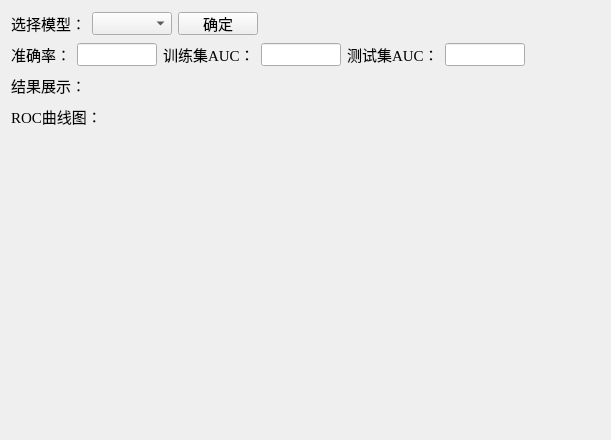
          <widget class="QWidget" name="tab_7">
           <attribute name="title">
            <string>模型分析结果</string>
           </attribute>
           <widget class="QLabel" name="label_42">
            <property name="geometry">
             <rect>
              <x>90</x>
              <y>140</y>
              <width>421</width>
              <height>291</height>
             </rect>
            </property>
            <property name="minimumSize">
             <size>
              <width>200</width>
              <height>0</height>
             </size>
            </property>
            <property name="maximumSize">
             <size>
              <width>600</width>
              <height>400</height>
             </size>
            </property>
            <property name="font">
             <font>
              <family>Times New Roman</family>
              <pointsize>11</pointsize>
             </font>
            </property>
            <property name="text">
             <string/>
            </property>
            <property name="alignment">
             <set>Qt::AlignCenter</set>
            </property>
           </widget>
           <widget class="QWidget" name="layoutWidget">
            <property name="geometry">
             <rect>
              <x>11</x>
              <y>10</y>
              <width>591</width>
              <height>120</height>
             </rect>
            </property>
            <layout class="QVBoxLayout" name="verticalLayout_2">
             <item>
              <layout class="QHBoxLayout" name="horizontalLayout_53">
               <item>
                <widget class="QLabel" name="label_18">
                 <property name="minimumSize">
                  <size>
                   <width>0</width>
                   <height>23</height>
                  </size>
                 </property>
                 <property name="maximumSize">
                  <size>
                   <width>16777215</width>
                   <height>23</height>
                  </size>
                 </property>
                 <property name="font">
                  <font>
                   <family>Times New Roman</family>
                   <pointsize>11</pointsize>
                  </font>
                 </property>
                 <property name="text">
                  <string>选择模型：</string>
                 </property>
                </widget>
               </item>
               <item>
                <widget class="QComboBox" name="comboBox_2">
                 <property name="sizePolicy">
                  <sizepolicy hsizetype="Preferred" vsizetype="Maximum">
                   <horstretch>0</horstretch>
                   <verstretch>0</verstretch>
                  </sizepolicy>
                 </property>
                 <property name="maximumSize">
                  <size>
                   <width>80</width>
                   <height>23</height>
                  </size>
                 </property>
                 <property name="font">
                  <font>
                   <family>Times New Roman</family>
                   <pointsize>11</pointsize>
                  </font>
                 </property>
                </widget>
               </item>
               <item>
                <widget class="QPushButton" name="pushButton_16">
                 <property name="maximumSize">
                  <size>
                   <width>80</width>
                   <height>23</height>
                  </size>
                 </property>
                 <property name="font">
                  <font>
                   <family>Times New Roman</family>
                   <pointsize>11</pointsize>
                  </font>
                 </property>
                 <property name="text">
                  <string>确定</string>
                 </property>
                </widget>
               </item>
               <item>
                <spacer name="horizontalSpacer_25">
                 <property name="font">
                  <font>
                   <family>Times New Roman</family>
                   <pointsize>11</pointsize>
                  </font>
                 </property>
                 <property name="orientation">
                  <enum>Qt::Horizontal</enum>
                 </property>
                 <property name="sizeHint" stdset="0">
                  <size>
                   <width>40</width>
                   <height>23</height>
                  </size>
                 </property>
                </spacer>
               </item>
              </layout>
             </item>
             <item>
              <layout class="QHBoxLayout" name="horizontalLayout_54">
               <property name="sizeConstraint">
                <enum>QLayout::SetFixedSize</enum>
               </property>
               <item>
                <widget class="QLabel" name="label_19">
                 <property name="maximumSize">
                  <size>
                   <width>16777215</width>
                   <height>23</height>
                  </size>
                 </property>
                 <property name="font">
                  <font>
                   <family>Times New Roman</family>
                   <pointsize>11</pointsize>
                  </font>
                 </property>
                 <property name="text">
                  <string>准确率：</string>
                 </property>
                </widget>
               </item>
               <item>
                <widget class="QLineEdit" name="lineEdit_37">
                 <property name="sizePolicy">
                  <sizepolicy hsizetype="Expanding" vsizetype="Maximum">
                   <horstretch>0</horstretch>
                   <verstretch>0</verstretch>
                  </sizepolicy>
                 </property>
                 <property name="maximumSize">
                  <size>
                   <width>80</width>
                   <height>23</height>
                  </size>
                 </property>
                 <property name="font">
                  <font>
                   <family>Times New Roman</family>
                   <pointsize>11</pointsize>
                  </font>
                 </property>
                </widget>
               </item>
               <item>
                <widget class="QLabel" name="label_30">
                 <property name="maximumSize">
                  <size>
                   <width>16777215</width>
                   <height>23</height>
                  </size>
                 </property>
                 <property name="font">
                  <font>
                   <family>Times New Roman</family>
                   <pointsize>11</pointsize>
                  </font>
                 </property>
                 <property name="text">
                  <string>训练集AUC：</string>
                 </property>
                </widget>
               </item>
               <item>
                <widget class="QLineEdit" name="lineEdit_40">
                 <property name="sizePolicy">
                  <sizepolicy hsizetype="Expanding" vsizetype="Maximum">
                   <horstretch>0</horstretch>
                   <verstretch>0</verstretch>
                  </sizepolicy>
                 </property>
                 <property name="maximumSize">
                  <size>
                   <width>80</width>
                   <height>23</height>
                  </size>
                 </property>
                 <property name="font">
                  <font>
                   <family>Times New Roman</family>
                   <pointsize>11</pointsize>
                  </font>
                 </property>
                </widget>
               </item>
               <item>
                <widget class="QLabel" name="label_20">
                 <property name="maximumSize">
                  <size>
                   <width>16777215</width>
                   <height>23</height>
                  </size>
                 </property>
                 <property name="font">
                  <font>
                   <family>Times New Roman</family>
                   <pointsize>11</pointsize>
                  </font>
                 </property>
                 <property name="text">
                  <string>测试集AUC：</string>
                 </property>
                </widget>
               </item>
               <item>
                <widget class="QLineEdit" name="lineEdit_38">
                 <property name="maximumSize">
                  <size>
                   <width>80</width>
                   <height>23</height>
                  </size>
                 </property>
                 <property name="font">
                  <font>
                   <family>Times New Roman</family>
                   <pointsize>11</pointsize>
                  </font>
                 </property>
                </widget>
               </item>
               <item>
                <spacer name="horizontalSpacer_27">
                 <property name="font">
                  <font>
                   <family>Times New Roman</family>
                   <pointsize>11</pointsize>
                  </font>
                 </property>
                 <property name="orientation">
                  <enum>Qt::Horizontal</enum>
                 </property>
                 <property name="sizeHint" stdset="0">
                  <size>
                   <width>40</width>
                   <height>20</height>
                  </size>
                 </property>
                </spacer>
               </item>
              </layout>
             </item>
             <item>
              <layout class="QHBoxLayout" name="horizontalLayout_55">
               <property name="sizeConstraint">
                <enum>QLayout::SetFixedSize</enum>
               </property>
               <item>
                <widget class="QLabel" name="label_43">
                 <property name="sizePolicy">
                  <sizepolicy hsizetype="Maximum" vsizetype="Maximum">
                   <horstretch>0</horstretch>
                   <verstretch>0</verstretch>
                  </sizepolicy>
                 </property>
                 <property name="maximumSize">
                  <size>
                   <width>16777215</width>
                   <height>23</height>
                  </size>
                 </property>
                 <property name="font">
                  <font>
                   <family>Times New Roman</family>
                   <pointsize>11</pointsize>
                  </font>
                 </property>
                 <property name="text">
                  <string>结果展示：</string>
                 </property>
                </widget>
               </item>
               <item>
                <spacer name="horizontalSpacer_24">
                 <property name="font">
                  <font>
                   <family>Times New Roman</family>
                   <pointsize>11</pointsize>
                  </font>
                 </property>
                 <property name="orientation">
                  <enum>Qt::Horizontal</enum>
                 </property>
                 <property name="sizeHint" stdset="0">
                  <size>
                   <width>40</width>
                   <height>23</height>
                  </size>
                 </property>
                </spacer>
               </item>
              </layout>
             </item>
             <item>
              <layout class="QGridLayout" name="gridLayout_5">
               <item row="0" column="0">
                <widget class="QLabel" name="label_21">
                 <property name="maximumSize">
                  <size>
                   <width>16777215</width>
                   <height>23</height>
                  </size>
                 </property>
                 <property name="font">
                  <font>
                   <family>Times New Roman</family>
                   <pointsize>11</pointsize>
                  </font>
                 </property>
                 <property name="text">
                  <string>ROC曲线图：</string>
                 </property>
                </widget>
               </item>
               <item row="0" column="1">
                <spacer name="horizontalSpacer_23">
                 <property name="font">
                  <font>
                   <family>Times New Roman</family>
                   <pointsize>11</pointsize>
                  </font>
                 </property>
                 <property name="orientation">
                  <enum>Qt::Horizontal</enum>
                 </property>
                 <property name="sizeHint" stdset="0">
                  <size>
                   <width>40</width>
                   <height>23</height>
                  </size>
                 </property>
                </spacer>
               </item>
              </layout>
             </item>
            </layout>
           </widget>
          </widget>
